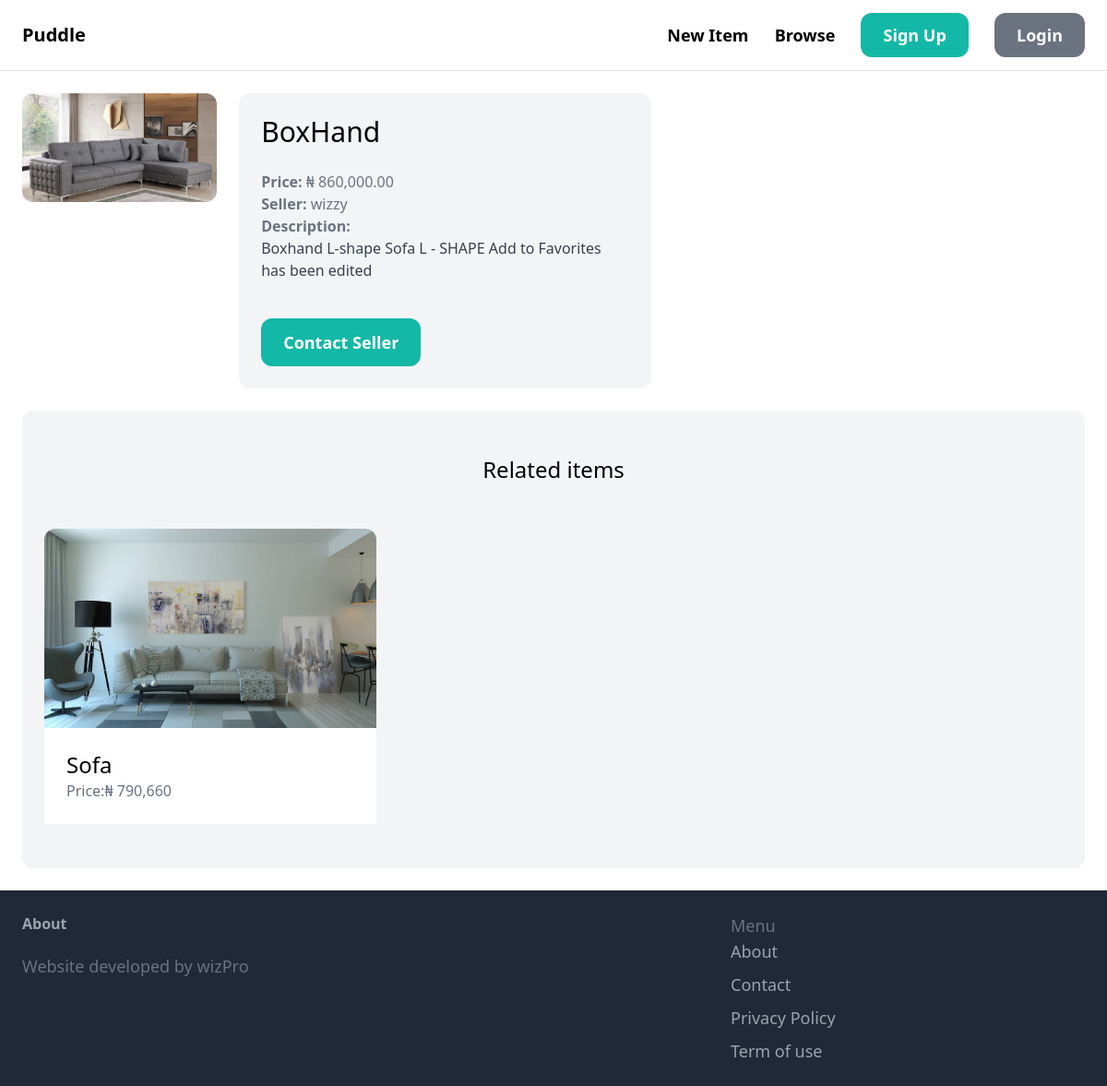
Screenshot of /items/3/ with the database file from the repository.
### item/models.py (models this page shows, shortened)
class Item(models.Model):
	category = models.ForeignKey(Category, related_name='items', on_delete=models.CASCADE)
	name = models.CharField(max_length=255)
	description = models.TextField(blank=True, null=True)
	price = models.TextField(blank=True, null=True)
	image = models.ImageField(upload_to='item_images', blank=True, null=True)
	is_sold = models.BooleanField(default=False)
	created_by = models.ForeignKey(User, related_name='items', on_delete=models.CASCADE)
	created_at = models.DateTimeField(auto_now_add=True)

### item/views.py (the view)
# urls.py: path('<int:pk>/', views.detail, name='detail'),
def detail(request, pk):
	item = get_object_or_404(Item, pk=pk)
	related_items = Item.objects.filter(category=item.category, is_sold=False).exclude(pk=pk)[0:3]
	return render(request, 'item/detail.html', {'item': item, 'related_items': related_items})

### item/templates/item/detail.html (shortened to what this page needs)
{% extends 'core/base.html' %}
{% block content %}
	<div class="grid grid-cols-5 gap-6">
		<div class="cols-span-3">
			<img src="{{item.image.url }}" class="rounded-xl">
		</div>
		<div class="col-span-2 p-6 bg-gray-100 rounded-xl">
			<h1 class="mb-6 text-3xl">{{ item.name }}</h1>
			<p class="text-gray-500"><strong>Price: </strong>{{ item.price }}</p>
			<p class="text-gray-500"><strong>Seller: </strong>{{ item.created_by.username }}</p>
			{% if item.description %}
				<p class="text-gray-700">
				<strong class="text-gray-500">Description:</strong><br>
				{{ item.description }}
				</p>
			{% endif %}
			{% if request.user == item.created_by %}
				<div class="mt-6 p-6 bg-white rounded-xl">
					<p class="mb-7">This is your item!</p>
					<a href="{% url 'item:edit' item.id %}" class="inlie-block mt-6 px-6 py-3 text-lg font-semibold bg-teal-500 text-white rounded-xl">Edit</a>
					<a href="{% url 'item:delete' item.id %}" class="inlie-block mt-6 px-6 py-3 text-lg font-semibold bg-red-500 text-white rounded-xl">Delete</a>
				</div>
			{% else %}
				<a href="{% url 'conversation:new' item.id %}" class="inline-block mt-10 px-6 py-3 text-lg font-semibold bg-teal-500 text-white rounded-xl hover:bg-teal-700">Contact Seller</a>
			{% endif %}
		</div>
	</div>
	<div class="mt-6 px-6 py-12 bg-gray-100 rounded-xl">
		<h2 class="mb-12 text-2xl text-center">Related items</h2>
		<div class="grid grid-cols-3 gap-3">
			{% for item in related_items %}
				<div>
					<a href="{% url 'item:detail' item.id %}">
						<div>
							<img src="{{ item.image.url }}" class="rounded-t-xl">
						</div>
						<div class="p-6 bg-white rounded-b-x">
							<h2 class="text-2xl">{{ item.name }}</h2>
							<p class="text-gray-500">Price:{{ item.price }}</p>
						</div>
					</a>
				</div>
			{% endfor %}
		</div>
	</div>
{% endblock %}

### rows the page displays
Item: image (picture), name "BoxHand", price "₦ 860,000.00", created_by.username "wizzy", description "Boxhand L-shape Sofa L - SHAPE Add to Favorites has been edited"
Item: image (picture), name "Sofa", price "₦ 790,660"
